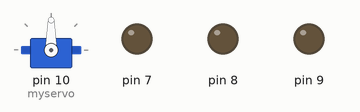
Simulated run of this sketch. Board: Arduino Uno, built with avr-gcc and run on an emulated ATmega328P. On the bench: servo, output pins drawn as LEDs (lit = HIGH).

Above: at 0.1 s.
At 29.74 s:
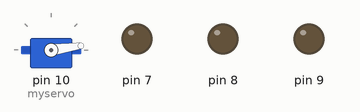
At 30.34 s:
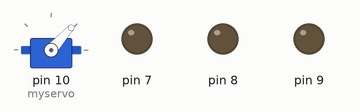
At 31.24 s:
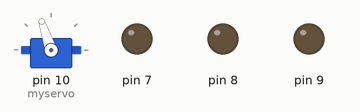
At 31.85 s:
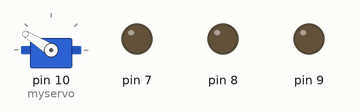
At 32.4 s:
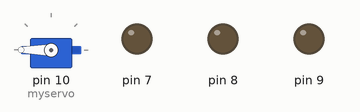
Timing chart, 0 to 33.9 s (numbered marks = the images above):
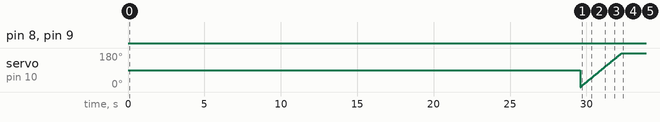

The sketch:

TEST_RUN.ino
```cpp
#include <Servo.h>
Servo myservo;                        //object of class servo
int pos=0;                            //initial position of the servo motor
class stepper{                        //Class managing all stepper motors
  public:
    int DIR,PUL,ENA;
    stepper(int a,int b,int c){      //Constructor for defining pin numbers to ENA DIR and PUL
      ENA=a;
      DIR=b;
      PUL=c;
    }

    void set_mode(){                 //method for setting all pins to output mode
      pinMode(ENA,OUTPUT);
      pinMode(DIR,OUTPUT);
      pinMode(PUL,OUTPUT);
    }

    void reverse(int steps,int DELAY){  //method to move motor in anticlockwise direction
      int i;
      digitalWrite(ENA,LOW);           //ENABLE IS ACTIVE LOW
      digitalWrite(DIR,LOW);          //SET DIRECTION

      for(i=0;i<steps;i++){
        digitalWrite(PUL,HIGH);
        delayMicroseconds(DELAY);
        digitalWrite(PUL,LOW);
        delayMicroseconds(DELAY);
      }
    }

    void forward(int steps,int DELAY){  //method to movet the motor in clockwise direction
      int i;
      digitalWrite(ENA,LOW);           //ENABLE IS ACTIVE LOW
      digitalWrite(DIR,HIGH);          //SET DIRECTION

      for(i=0;i<steps;i++){
        digitalWrite(PUL,HIGH);
        delayMicroseconds(DELAY);
        digitalWrite(PUL,LOW);
        delayMicroseconds(DELAY);
      }
    }
};

stepper nema23(48,50,52), wrist_rotation(38,40,42), gearbox_nema17(28,30,32), nema14(22,24,26), base(7,8,9);   //objects of class stepper for each motor
void setup() {

  myservo.attach(10);              //set pin for servo motor
  nema14.set_mode();
  wrist_rotation.set_mode();
  gearbox_nema17.set_mode();
  base.set_mode();
  nema23.set_mode();
}

void loop() {
  gearbox_nema17.reverse(16000,200);
  delay(1000);
  nema23.reverse(3000,500);
  delay(1000);
  gearbox_nema17.forward(30000,200);
  gearbox_nema17.forward(4000,200);
  delay(1000);
  nema14.reverse(3000,400);
  delay(1000);
  for (pos=0;pos<=180;pos+=1)
  {
    myservo.write(pos);
    delay(15);
  }
  delay(1000);
  gearbox_nema17.reverse(30000,200);
  gearbox_nema17.reverse(10000,200);
  delay(1000);
  nema23.forward(5000,500);
  delay(1000);
  base.forward(8000,300);
  delay(1000);
  nema14.forward(5000,400);
  delay(1000);
  for (pos=0;pos<=180;pos+=1)
  {
    myservo.write(pos);
    delay(15);
  }
  delay(1000);
  base.reverse(7000,300);
  delay(1000);
  nema23.reverse(2100,300);
  delay(1000);
  gearbox_nema17.forward(16000,300);
  delay(1000);
}
```
